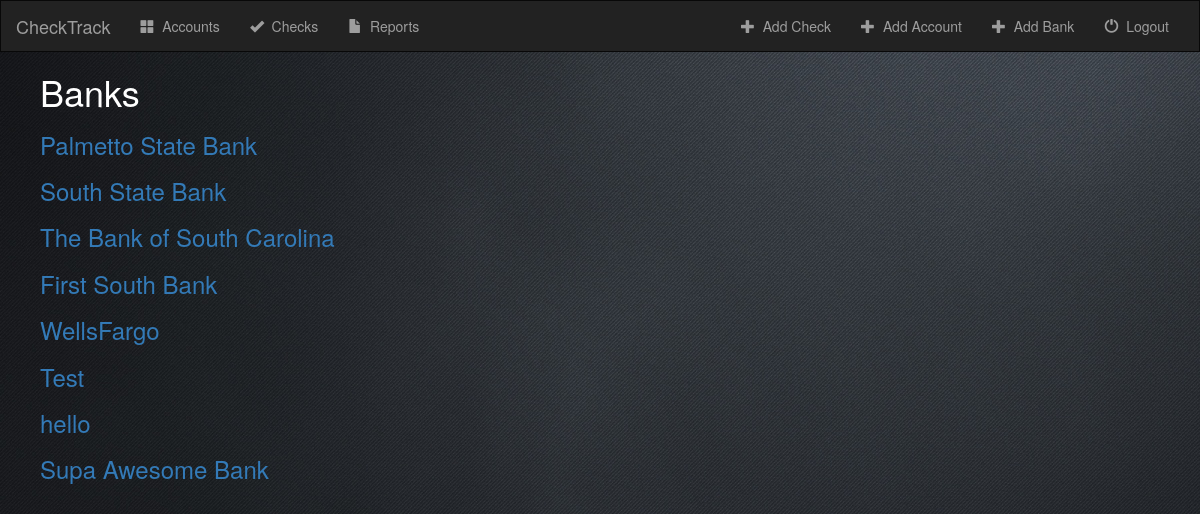
Page /check/banks/ on the earlier database version.
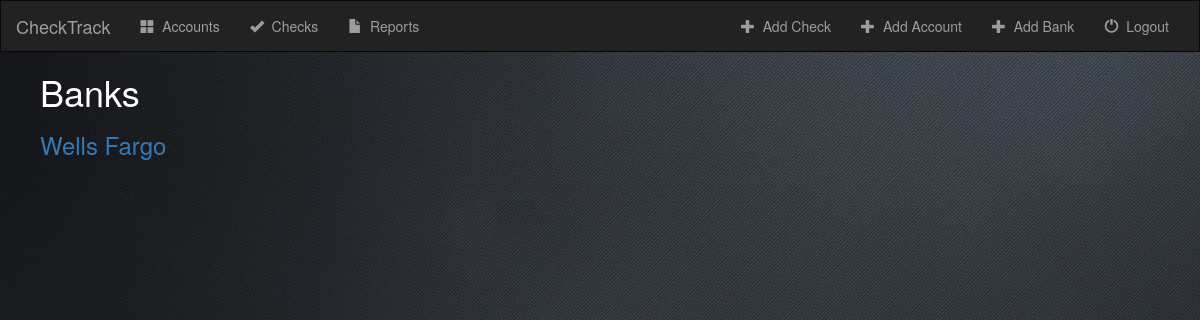
Same page on the later database version.
### check/models.py (models this page shows, shortened)
class Bank(models.Model):
    bank_name = models.CharField(max_length=50)

### check/views.py (the view)
# urls.py: url(r'banks/$', views.BankIndexView.as_view(), name='bankindex'),
class BankIndexView(generic.ListView):
    template_name = 'check/bank.html'
    context_object_name = 'all_banks'
    def get_queryset(self):
        return Bank.objects.all()

### check/templates/check/bank.html
{% extends 'check/base.html' %}
{% block body %}
        <ul>
            <h1>Banks</h1>
            {% for bank in all_banks %}
            <h3><a href="{% url 'check:bankdetail' bank.id %}">{{ bank.bank_name }}</a></h3>
            {% endfor %}
        </ul>
{% endblock %}

Differences in the rows shown:
removed Bank: bank_name "South State Bank"
removed Bank: bank_name "The Bank of South Carolina"
removed Bank: bank_name "First South Bank"
removed Bank: bank_name "WellsFargo"
removed Bank: bank_name "Test"
removed Bank: bank_name "hello"
removed Bank: bank_name "Supa Awesome Bank"
changed Bank: bank_name "Palmetto State Bank" → "Wells Fargo"
